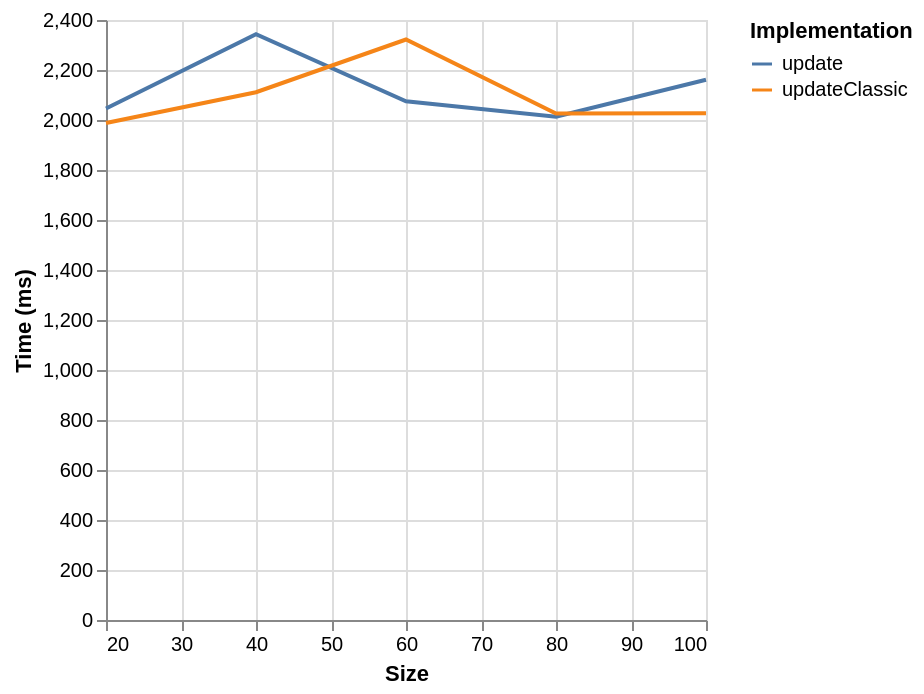

Express this chart as Vega-Lite.
### Vega-Lite specification from a JSON file in a GitHub repository (floating-point values rounded to 4 significant figures)
{"$schema": "https://vega.github.io/schema/vega-lite/v6.json", "data": {"values": [{"ms": 2046.0, "series": "update", "size": 20}, {"ms": 2343, "series": "update", "size": 40}, {"ms": 2075, "series": "update", "size": 60}, {"ms": 2013, "series": "update", "size": 80}, {"ms": 2161, "series": "update", "size": 100}, {"ms": 1988, "series": "updateClassic", "size": 20}, {"ms": 2111, "series": "updateClassic", "size": 40}, {"ms": 2322, "series": "updateClassic", "size": 60}, {"ms": 2026.0, "series": "updateClassic", "size": 80}, {"ms": 2027.0, "series": "updateClassic", "size": 100}]}, "encoding": {"color": {"field": "series", "legend": {"orient": "right", "symbolLimit": 30, "title": "Implementation"}, "type": "nominal"}, "x": {"field": "size", "title": "Size", "type": "quantitative"}, "y": {"field": "ms", "title": "Time (ms)", "type": "quantitative"}}, "mark": {"point": false, "type": "line"}}
